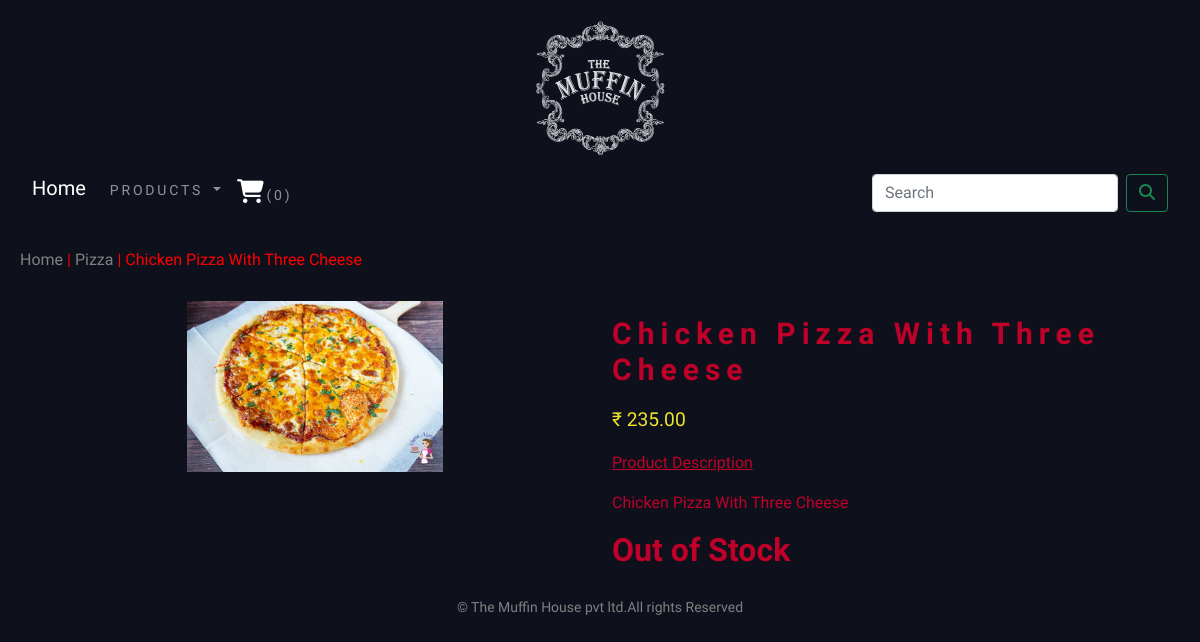
The app's page /shop/pizza/chicken-pizza-with-three-cheese/ with its own data.
### shopapp/models.py (models this page shows, shortened)
class Product(models.Model):
    name = models.CharField(max_length=250, unique=True)
    slug = models.SlugField(max_length=250, unique=True)
    description = models.TextField(blank=True)
    price = models.DecimalField(max_digits=10, decimal_places=2)
    category = models.ForeignKey(Category, on_delete=models.CASCADE)
    image = models.ImageField(upload_to='product', blank=True)
    stock = models.IntegerField()
    available = models.BooleanField(default=True)
    created = models.DateTimeField(auto_now_add=True)
    updated = models.DateTimeField(auto_now=True)
    class Meta:
        ordering = ('name',)
        verbose_name = 'product'
        verbose_name_plural = 'products'

class Category(models.Model):
    name = models.CharField(max_length=250, unique=True)
    slug = models.SlugField(max_length=250)
    desc = models.TextField(blank=True)
    img = models.ImageField(upload_to='category', blank=True)
    class Meta:
        ordering = ('name',)
        verbose_name = 'category'
        verbose_name_plural = 'categories'
    def get_url(self):
        return reverse('shopapp:products_by_category', args=[self.slug])
    def __str__(self):
        return '{}'.format(self.name)

### shopapp/views.py (the view)
# urls.py: path('<slug:c_slug>/<slug:product_slug>/',views.proDetail,name='prodCatdetail'),
def proDetail(request, c_slug, product_slug):
    try:
        product = Product.objects.get(category__slug=c_slug, slug=product_slug)
    except Exception as e:
        raise e
    return render(request, 'product.html', {'product': product})

### cartapp/context_processors.py (called while the page is built)
def counter(request):
    item_count = 0
    if 'admin' in request.path:
        return {}
    else:
        try:
            cart = Cart.objects.filter(cart_id=_cart_id(request))
            cart_items = CartItem.objects.all().filter(cart=cart[:1])
            for cart_item in cart_items:
                item_count += cart_item.quantity
        except Cart.DoesNotExist:
            item_count = 0
    return dict(item_count=item_count)

### cartapp/views.py (called while the page is built)
def _cart_id(request):
    cart = request.session.session_key
    if not cart:
        cart = request.session.create()
    return cart

### shopapp/context_processor.py (called while the page is built)
def menu_links(request):
    links = Category.objects.all()
    return dict(links=links)

### templates/product.html (shortened to what this page needs)
{% extends 'base.html' %}
{% load static %}
{% block content %}
<div class="row my_prod_row_class">
    <div class="mx_auto" style="color:red">
        <h6><a style="color:grey; text-decoration:none" href="{% url 'shopapp:allProdCat' %}">Home</a> | <a style="color:grey; text-decoration:none" href="{{product.category.get_url}}">{{product.category}}</a> | {{product.name}}</h6>
    </div>
</div>
<div class="container">
<br>
<div class="row">
    <div class="col-12 col-sm-12 col-md-12 col-lg-6 text-center">
        <div style="min-width:18rem">
            <img src="{{product.image.url}}" alt="{{product.name}}" width="47%" height="60%">
        </div>
    </div>
    <div class="col-12 col-sm-12 col-md-12 col-lg-6">
        <div>
            <h1 class="my_prod_title"><b>{{product.name}}</b></h1>
            {% load humanize %}
        <p class="price_color">₹ {{ product.price|intcomma }}</p>
            <p class="my_title"><u>Product Description</u></p>
        <p class="text-justify my_prod_text">{{product.description}}</p>
        {% if product.stock <= 0 %}
        <h2 class="text-justify my_prod_text"><b>Out of Stock</b></h2>
        {% else %}
        <a class="btn btn-secondary" href="{% url 'cartapp:add_cart' product.id %}">Add to Cart</a>
        {% endif %}
    </div>
</div>
</div>
</div>
{% endblock %}

### static/css/custom.css (style rules this page uses)
body { font-family: 'Hahmlet', serif; color:#bf0029; margin:20px; }
.my_title { font-size:16px; text-transform:uppercase letter-spacing: .22em; }
.my_prod_row_class .mx_auto { color:#000; font-size:12px; text-decoration:none; }
.my_prod_title { font-size:30px; text_transform:uppercase; letter-spacing:.2em; padding-top:15px; padding-bottom:10px; }
.price_color { color:#ede42d; font-size:120%; }
.my_prod_text { padding }

### records on screen
Product: category "Pizza", name "Chicken Pizza With Three Cheese", image (picture), price "235.00", description "Chicken Pizza With Three Cheese"

### other values on screen
{{ item_count }} "0"
